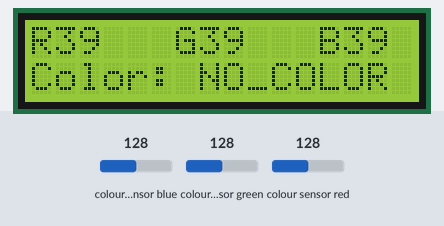
Bench run of a sketch on a simulated Arduino Uno, built with avr-gcc and run on an emulated ATmega328P. On the bench: 16×2 character LCD. Wiring (inferred from the names in the program): TCS3200 colour sensor: output pin 8; S2 pin 11; S3 pin 12; S0 pin 9; S1 pin 10. The test bench sets the inputs (shaded band); at power-on: colour sensor blue 128, colour sensor green 128, colour sensor red 128. What the sketch prints to the serial monitor is not drawn.

Above: at 3.2 s.
3.3 s: colour sensor blue set to 39
At 5.0 s:
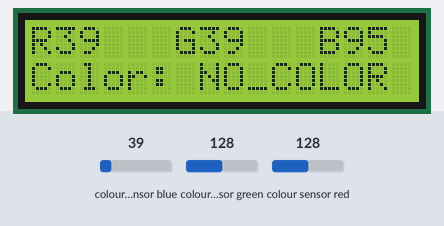
5.6 s: colour sensor blue set to 32
At 6.9 s:
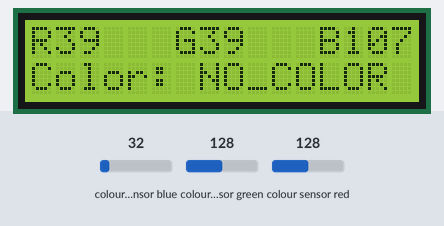
7.7 s: colour sensor green set to 40
At 9.2 s:
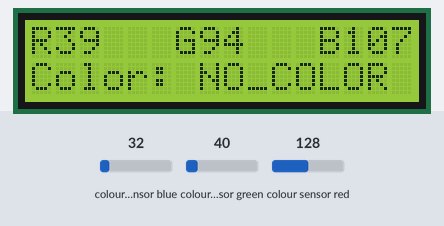
9.7 s: colour sensor green set to 33
At 10.7 s:
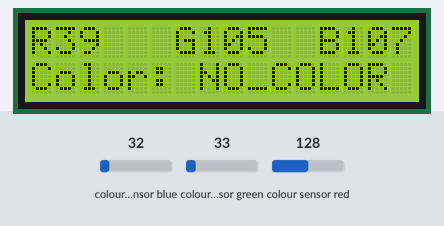
11.8 s: colour sensor red set to 5
At 13.5 s:
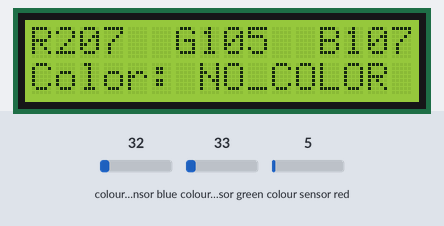
13.8 s: colour sensor red set to 64
At 15.8 s:
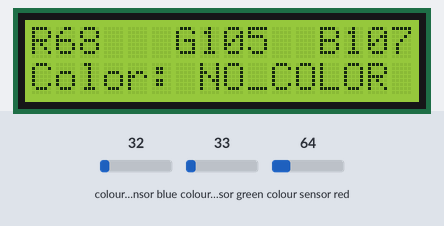
Timing chart, 0 to 16.9 s (numbered marks = the images above; inputs shaded):
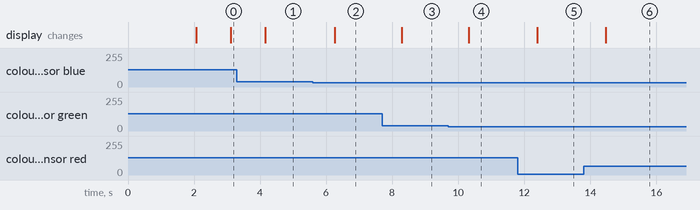

The sketch:

lcd_color_detector.ino
```cpp
/**********************
 * Included the header file of LCD
 * *******************
 */
#include <LiquidCrystal.h>
/**********************
*Connecting LCD to the circuit
Connecting 2nd pin to RS
Connecting 3th pin to EN
Connecting 4th pin to D4
Connecting 5th pin to D5
Connecting 6th pin to D6
***********************
*/
LiquidCrystal lcd(2, 3, 4, 5, 6, 7);
/*********************
  *Conecting to TCS3200 Sensor
***********************
*/
#define outPin 8
#define s0 9
#define s1 10
#define s2 11
#define s3 12

boolean DEBUG = true;

// Variables
int red, grn, blu;
String color ="";
long startTiming = 0;
long elapsedTime =0;

void setup(){
  Serial.begin(9600);

  pinMode(s0, OUTPUT);
  pinMode(s1, OUTPUT);
  pinMode(s2, OUTPUT);
  pinMode(s3, OUTPUT);
  pinMode(outPin, INPUT); //out from sensor becomes input to arduino

  // Setting frequency scaling to 100%
  digitalWrite(s0,HIGH);
  digitalWrite(s1,HIGH);

  lcd.begin(16, 2);
  lcd.clear();
  lcd.setCursor (3,0);
  lcd.print("Welcome To");
  lcd.setCursor (1,1);
  lcd.print("Color Detector");
  delay(2000);
  lcd.clear();
  startTiming = millis();
}

void loop(){
  getColor();

  if(DEBUG){
     printData();
    elapsedTime = millis()-startTiming;
  }if (elapsedTime > 1000) {
     showDataLCD();
    startTiming = millis();
  }
}

/***************
Read RGB components
****************
 */
void readRGB(){
  red = 0,
  grn=0,
  blu=0;
  int n = 10;
  for (int i = 0; i < n; ++i){
    /***********************
     * If S2 & S3 is kept to LOW
     * Photodiode gives RED as result
     */
    digitalWrite(s2, LOW);
    digitalWrite(s3, LOW);
    red = red + pulseIn(outPin, LOW);

    /***********************
     * If S2 & S3 is kept to HIGH
     * Photodiode gives GREEN as result
     */
    digitalWrite(s2, HIGH);
    digitalWrite(s3, HIGH);
    grn = grn + pulseIn(outPin, LOW);

     /***********************
     * If S2 is kept to HIGH & S3 is kept to LOW
     * Photodiode gives GREEN as result
     */
    digitalWrite(s2, LOW);
    digitalWrite(s3, HIGH);
    blu = blu + pulseIn(outPin, LOW);
  }
  red = red/n;
  grn = grn/n;
  blu = blu/n;
}

/***************************************************
* Showing captured data at Serial Monitor
****************************************************/
void printData(void){
  Serial.print("red= ");
  Serial.print(red);
  Serial.print("   green= ");
  Serial.print(grn);
  Serial.print("   blue= ");
  Serial.print(blu);
  Serial.print (" - ");
  Serial.print (color);
  Serial.println (" detected!");
}

/****************************************************
* Showing capured data at LCD
/****************************************************/
void showDataLCD(void){
lcd.clear();
lcd.setCursor (0,0);
lcd.print("R");
lcd.print(red);
lcd.setCursor (6,0);
lcd.print("G");
lcd.print(grn);
lcd.setCursor (12,0);
lcd.print("B");
lcd.print(blu);

lcd.setCursor (0,1);
lcd.print("Color: ");
lcd.print(color);
}


void getColor(){
    /***********************************************
     * Taking results from readRGB() and here we are taking the readings for detection of the color
     * ********************************
    */
  readRGB();

  if(red>7  && red<11  && grn>17 && grn<23 && blu>13 && blu<18){
       color = "RED";
  }else if(red>17 && red<21  && grn>11 && grn<15 && blu>12 && blu<18){
       color = "GREEN";
  }else if(red>22 && red<28  && grn>11 && grn<16 && blu>6  && blu<10){
       color = "BLUE";
  }else if(red>4  && red<8   && grn>6  && grn<10 && blu>9  && blu<13){
       color = "YELLOW";
  }else if(red>5  && red<8   && grn>4  && grn<8  && blu>3  && blu<7){
       color = "WHITE";
  }else if(red>28 && red<36  && grn>25 && grn<34 && blu>20 && blu<29){
       color = "BLACK";
  }else{
       color = "NO_COLOR";
  }
}
```

Measured:
- after the input at 3.3 s, the display: changes after 0.86 s (image 1)
- after the input at 5.6 s, the display: changes after 0.67 s (image 2)
- after the input at 7.7 s, the display: changes after 0.59 s (image 3)
- after the input at 9.7 s, the display: changes after 0.62 s (image 4)
- after the input at 11.8 s, the display: changes after 0.59 s (image 5)
- after the input at 13.8 s, the display: changes after 0.68 s (image 6)
